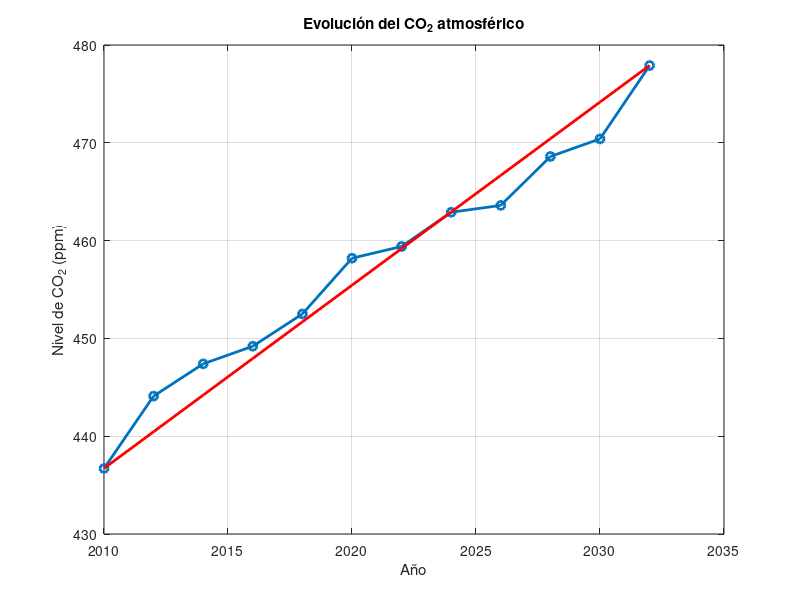

MATLAB code to generate this figure:
%% Instituto Tecnológico y de Estudios Superiores de Occidente
%% Cálculo Diferencial
%% Dr. Jorge Alejandro Delgado Aguiñaga
%% Primavera 2026
%% Subtema 1.2 Modelos lineales

clear all
close all
clc

% Datos de la tabla
%year = [1980 1982 1984 1986 1988 1990 1992 1994 1996 1998 2000 2002];
%co2  = [338.7 341.1 344.4 347.2 351.5 354.2 356.4 358.9 362.6 366.6 369.4 372.9];

year = [2010 2012 2014 2016 2018 2020 2022 2024 2026 2028 2030 2032];
co2  = [436.7 444.1 447.4 449.2 452.5 458.2 459.4 462.9 463.6 468.6 470.4 477.9];

%% regresión lineal
X=[ones(12,1) year'];
%X=[1 1980;1 1982;1 1984;1 1986;1 1988;1 1990;1 1992;1 1994;1 1996;1 1998;1 2000;1 2002];
Y=co2';
B=inv(X'*X)*(X'*Y);
b0=B(1,1)
b1=B(2,1)
E=Y-X*B;
ErrorC=E'*E

t=2010:2:2032;

m1=(co2(end)-co2(1))/(year(end)-year(1));

C=m1*t-3327.47;

yreg=b0+b1*t;
% Gráfica
figure
plot(year, co2, 'o-', 'LineWidth', 2, 'MarkerSize', 6), hold on
plot(t,C,'r','LineWidth', 2), hold on
%plot(t,yreg,'k','LineWidth', 2), hold on
grid on
xlabel('Año')
ylabel('Nivel de CO_2 (ppm)')
title('Evolución del CO_2 atmosférico')
saveas(gcf,'1_2_figura_1','epsc')







% % Opcional: ajuste lineal
% p = polyfit(year, co2, 1);
% co2_ajuste = polyval(p, year);
% hold on
% plot(year, co2_ajuste, '--', 'LineWidth', 2)
% legend('Datos reales', 'Modelo lineal', 'Location', 'NorthWest')
